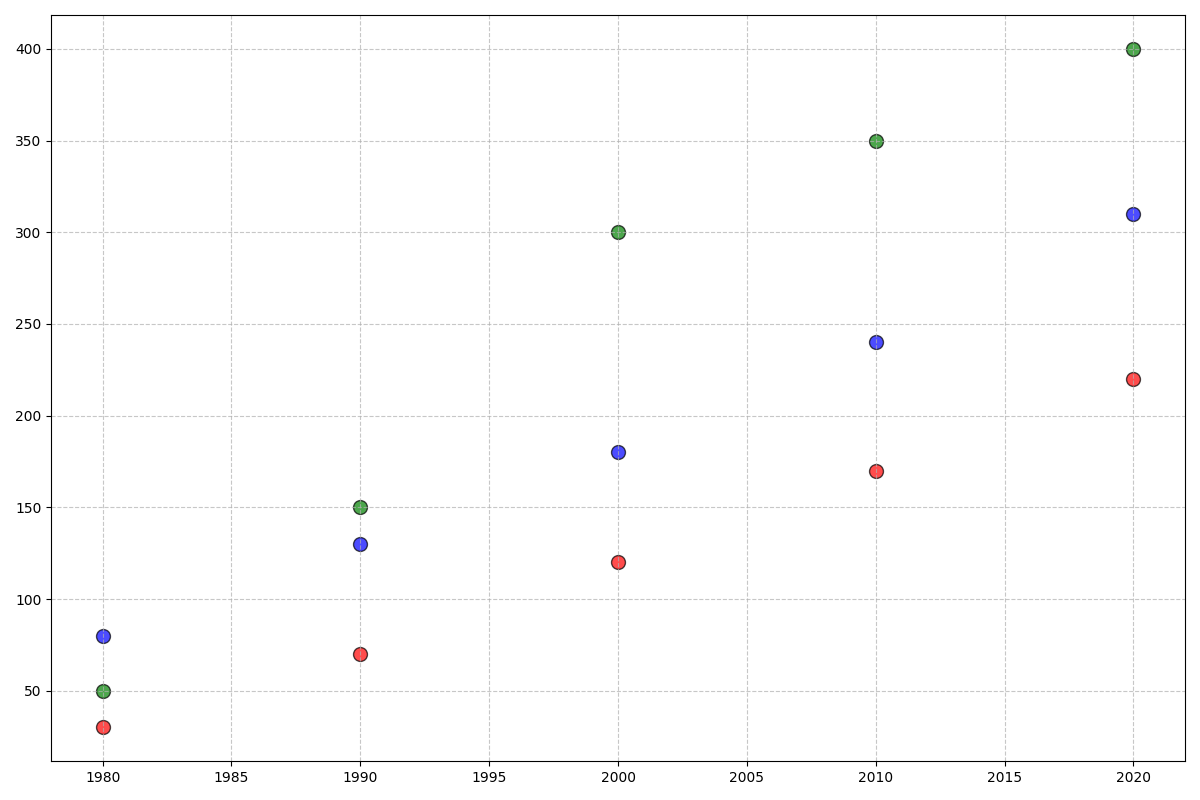

The Python source for this figure:
import matplotlib.pyplot as plt
import numpy as np

decades = np.array([1980, 1990, 2000, 2010, 2020])
species_a_population = np.array([50, 150, 300, 350, 400])
species_b_population = np.array([30, 70, 120, 170, 220])
species_c_population = np.array([80, 130, 180, 240, 310])

plt.figure(figsize=(12, 8))

plt.scatter(decades, species_a_population, color='green', edgecolor='k', s=100, alpha=0.7)
plt.scatter(decades, species_b_population, color='red', edgecolor='k', s=100, alpha=0.7)
plt.scatter(decades, species_c_population, color='blue', edgecolor='k', s=100, alpha=0.7)

plt.grid(visible=True, linestyle='--', alpha=0.7)
plt.tight_layout()

plt.show()
